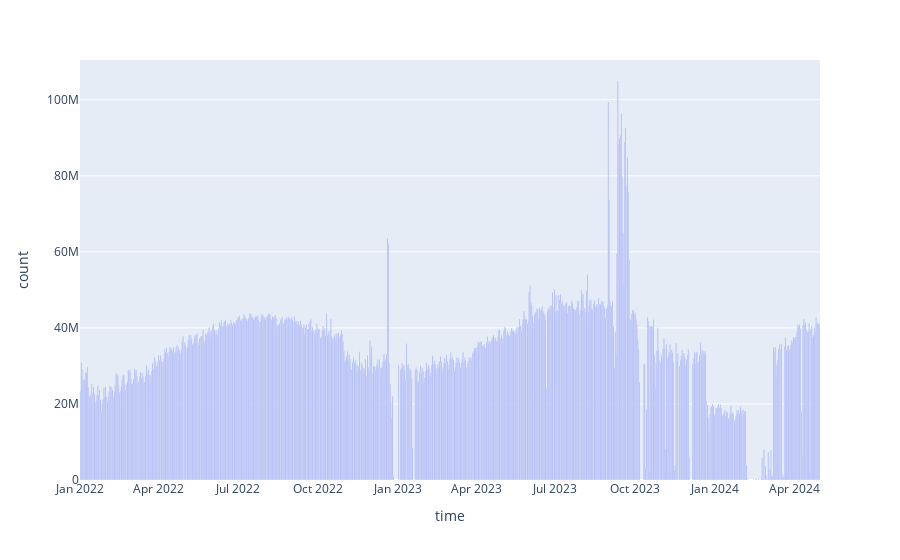

This figure's notebook cell:
### Code cell
df = spark.sql("""
SELECT TO_DATE(from_unixtime(event_time)), COUNT(*) 
FROM `project_opdi`.`osn_statevectors_clustered`
GROUP BY TO_DATE(from_unixtime(event_time));""").toPandas()

df.to_parquet('counts_per_day_osn_statevectors_clustered.parquet')

df.columns = ['time', 'count']

import plotly.express as px
date_col = 'time'
count_col = 'count'
fig = px.bar(df, x=date_col, y=count_col)
fig

### Figure 1 — Plotly figure (JSON) as saved in the notebook; plotly's stock layout.template omitted (floating-point values rounded to 4 significant figures; data arrays with more than 128 entries replaced by an {"elided": "..."} marker saying what was removed)
{"data": [{"alignmentgroup": "True", "hovertemplate": "time=%{x}<br>count=%{y}<extra></extra>", "legendgroup": "", "marker": {"color": "#636efa", "pattern": {"shape": ""}}, "name": "", "offsetgroup": "", "orientation": "v", "showlegend": false, "textposition": "auto", "type": "bar", "x": {"elided": "822 str values"}, "xaxis": "x", "y": {"elided": "822 int values"}, "yaxis": "y"}], "layout": {"autosize": true, "barmode": "relative", "legend": {"tracegroupgap": 0}, "margin": {"t": 60}, "xaxis": {"anchor": "y", "autorange": true, "domain": [0, 1], "range": ["2021-12-31 12:00", "2024-04-30 12:00"], "title": {"text": "time"}, "type": "date"}, "yaxis": {"anchor": "x", "autorange": true, "domain": [0, 1], "range": [0, 110500000.0], "title": {"text": "count"}, "type": "linear"}}}
